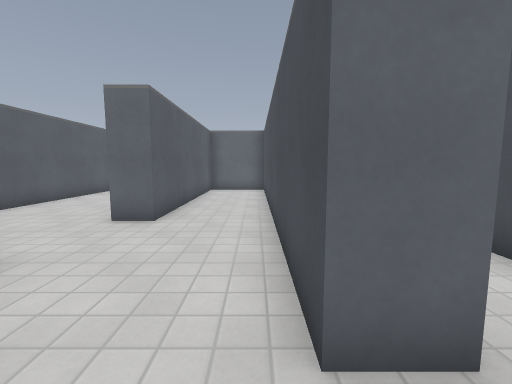
[1] (above)

19 first-person views from a walk through a Godot game level. The camera is 1.3 m above the floor, tilts 6° down and sees 90° across. The floor is counted in squares, 1 m on a side. Each view is taken from the middle of a square. On the plan, view 1 faces up. The plan holds only what a view shows up to about 13 squares ahead; the rest is blank. Characters and animated objects are not drawn. Surface patterns are stand-ins for the level's own textures.

[2]
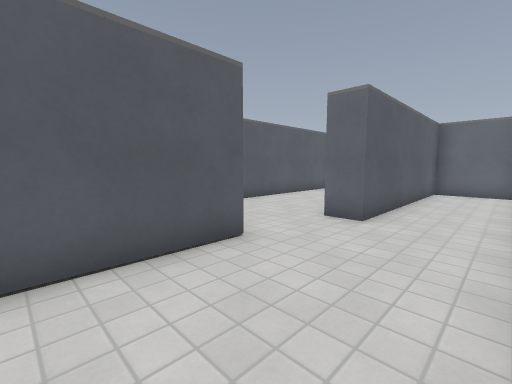

[3]
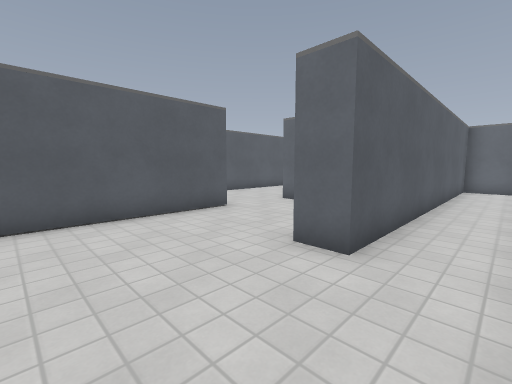

[4]
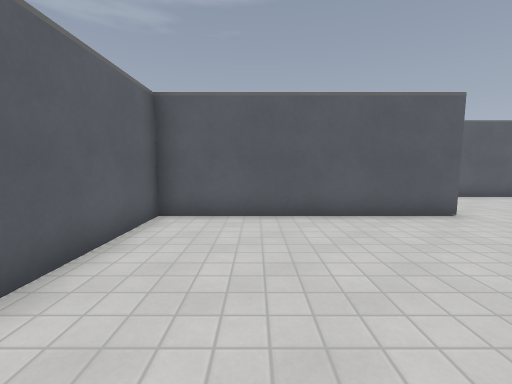

[5]
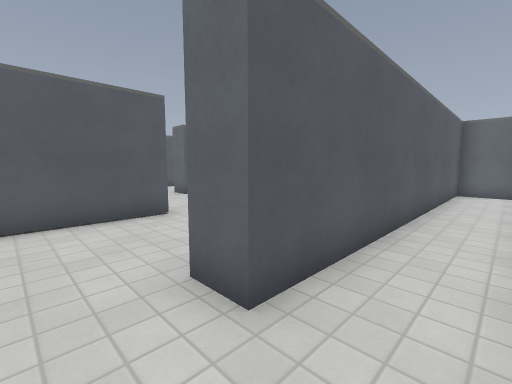

[6]
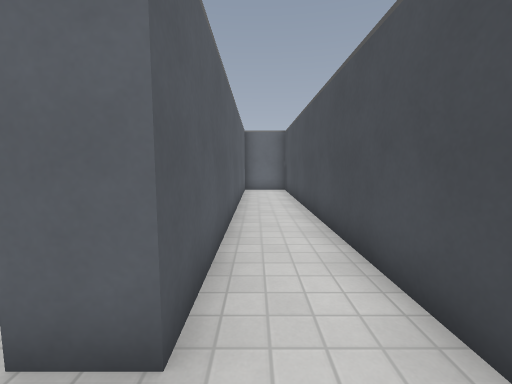

[7]
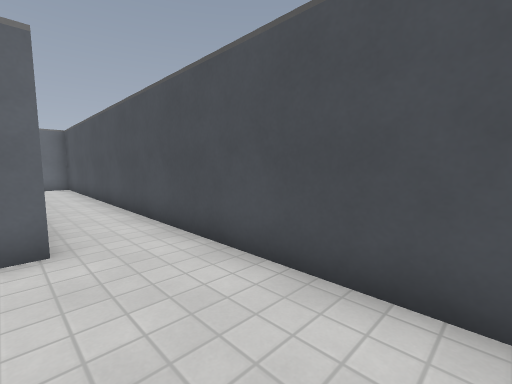

[8]
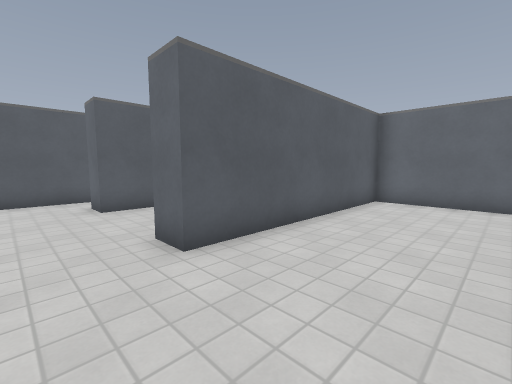

[9]
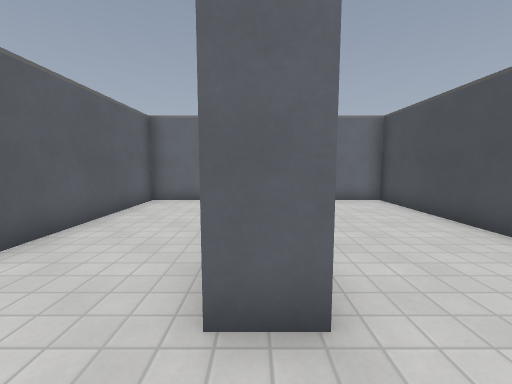

[10]
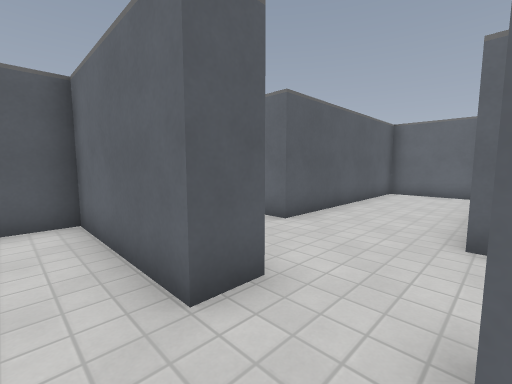

[11]
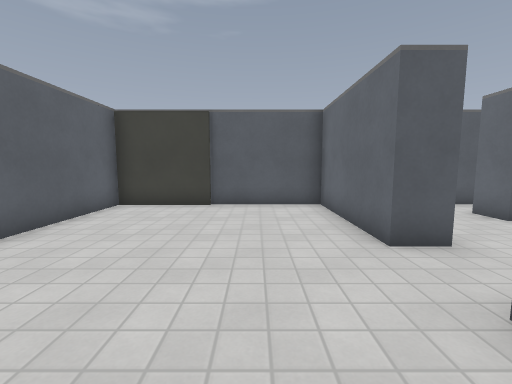

[12]
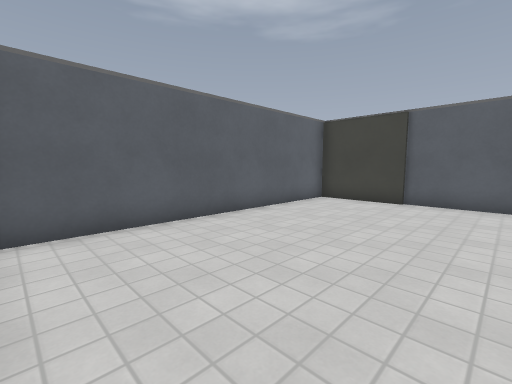

[13]
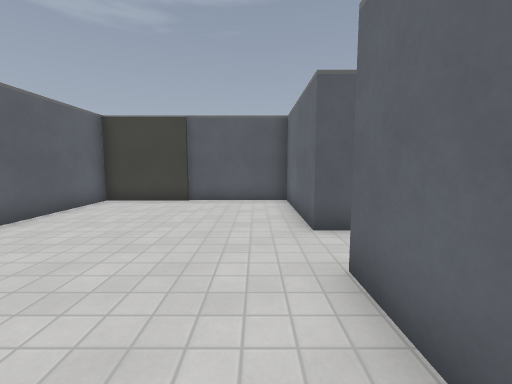

[14]
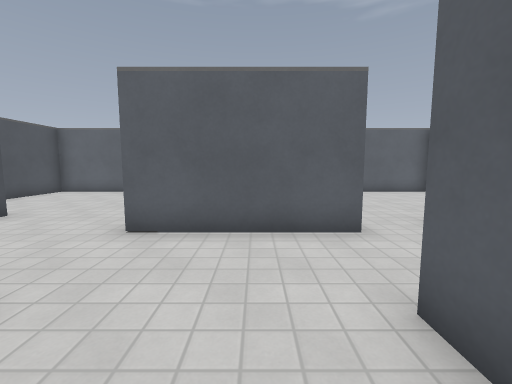

[15]
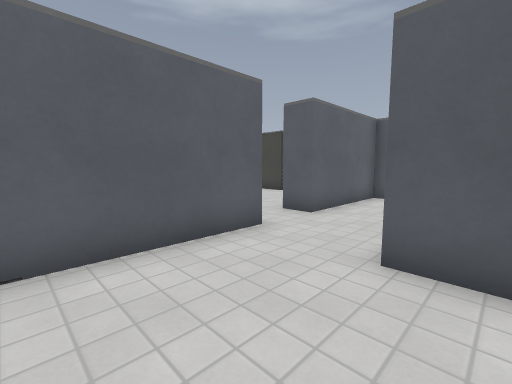

[16]
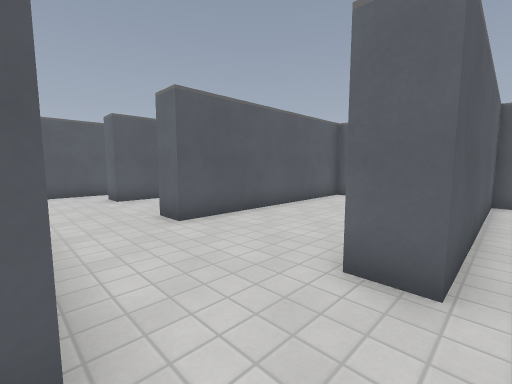

[17]
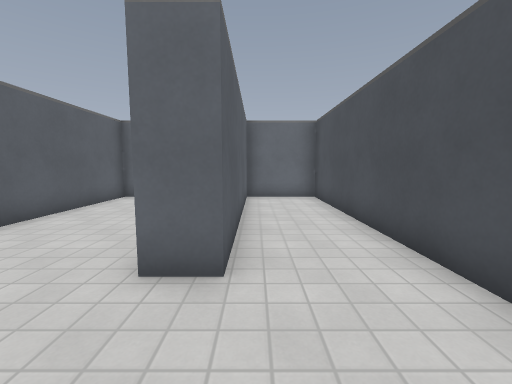

[18]
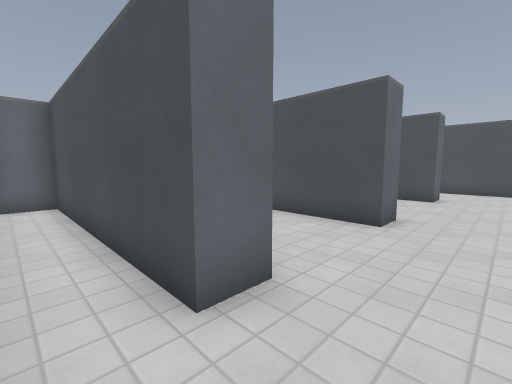

[19]
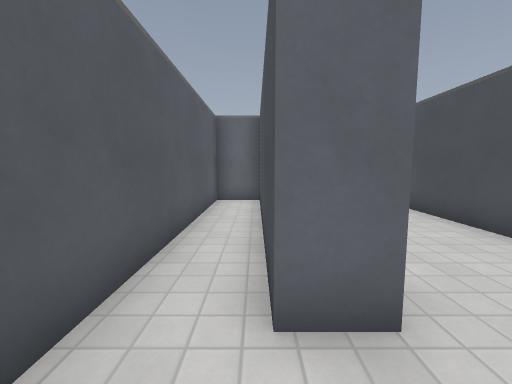

### Floor plan
Ten units are one square. View 1 is at (0, 0); x grows to the right and y downward. Boxes are objects, and circles mark ways between rooms. Rooms are numbered by the first view taken in them; rooms with no view inside come last. Other rooms are left out.
<svg viewBox="-150 -140 190 190">
<path fill="none" stroke="#000" d="M-35 -31 -35 45 35 45 35 -131M31 -135 14 -135 14 -15 4 -15 4 -135 -24 -135 -24 -59M-24 -59 -34 -59 -34 -135 -74 -135 -74 -59M-81 -31 -35 -31M-74 -59 -84 -59 -84 -116M-115 -31 -100 -31 -100 -21M-90 -135 -119 -135 -119 -59M-100 -21 -145 -21 -145 45 -49 45M-60 -21 -81 -21M-119 -59 -129 -59 -129 -135 -145 -135 -145 -31 -115 -31"/>
<circle cx="-35" cy="-45" r="3" fill="#2a7"/>
<circle cx="-80" cy="-45" r="3" fill="#2a7"/>
<circle cx="-90" cy="-25" r="3" fill="#2a7"/>
<circle cx="-125" cy="-45" r="3" fill="#2a7"/>
<text x="0" y="-40">1</text>
<text x="-50" y="-80">2</text>
<text x="-100" y="-80">3</text>
<text x="-100" y="10">4</text>
<text x="-140" y="-70">5</text>
</svg>
Room 1 opens to room 2. Room 2 opens to room 3. Room 3 opens to room 4. Room 3 opens to room 5.

Where each view was taken, in squares from view 1:
view 1: 0 up, 0 right, facing up
view 2: 0 up, 0 right, facing up-left
view 3: 2 down, 3 right, facing up-left
view 4: 2 down, 3 right, facing left
view 5: 0 up, 3 right, facing up-left
view 6: 0 up, 2 right, facing up
view 7: 3 down, 1 right, facing up-right
view 8: 4 up, 4 left, facing up-left
view 9: 4 up, 8 left, facing up
view 10: 1 up, 8 left, facing up-left
view 11: 0 up, 6 left, facing left
view 12: 1 up, 5 left, facing down-left
view 13: 1 up, 5 left, facing left
view 14: 8 up, 6 left, facing down
view 15: 7 up, 4 left, facing down-left
view 16: 3 up, 2 left, facing up-left
view 17: 3 up, 2 left, facing up
view 18: 4 up, 14 left, facing up-right
view 19: 4 up, 13 left, facing up
